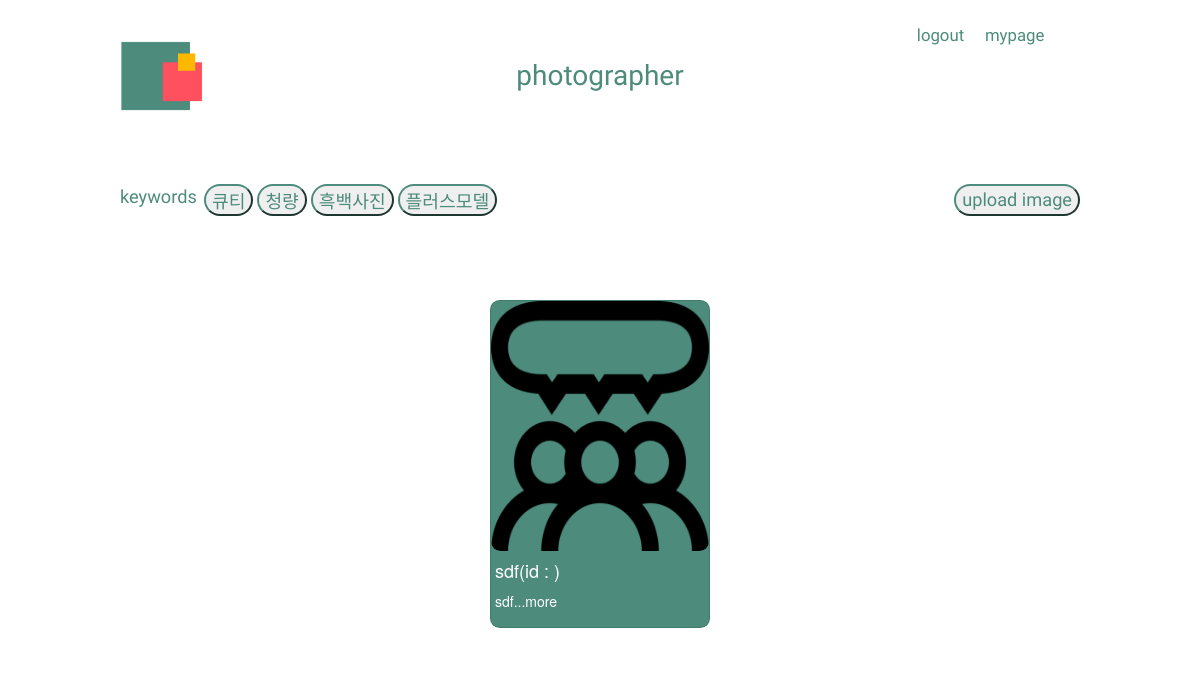
Page /posts/photo/ on the committed database.
### posts/models.py (models this page shows, shortened)
class Photo(models.Model):
    title = models.CharField(max_length=20)
    text = models.TextField(default='', null=True, blank=True)
    image1 = models.ImageField(upload_to = 'images/')
    image2 = models.ImageField(upload_to = 'images/', default='', null=True, blank=True)
    image3 = models.ImageField(upload_to = 'images/', default='', null=True, blank=True)
    image4 = models.ImageField(upload_to = 'images/', default='', null=True, blank=True)
    image5 = models.ImageField(upload_to = 'images/', default='', null=True, blank=True)
    thumbnail = ImageSpecField(source='image1', processors=[ResizeToFill(120,80)], format='JPEG')
    CATEGORY_CHOICES = (
        ('큐티', '큐티'),
        ('청량', '청량'),
        ('흑백사진', '흑백사진'),
        ('플러스모델', '플러스모델'),
    )
    category = models.CharField(max_length=5, choices=CATEGORY_CHOICES, null=True)

### posts/views.py (the view)
# urls.py: path('photo/', views.PhotoPageView.as_view(), name="photo"),
class PhotoPageView(ListView):
    model = Photo
    template_name = 'photo/photo.html'
    paginate_by = 4
    queryset = Photo.objects.all()
    def get_queryset(self, *args, **kwargs):
        if self.kwargs:
            return Photo.objects.filter(category=self.kwargs['category']).order_by('-id')
        else:
            query = Photo.objects.all().order_by('-id')
            return query

### posts/templates/photo/photo.html (shortened to what this page needs)
{% extends 'photo/photo_base.html' %}
{% block content %}
    <div class="array">
                {% for photo in object_list %}
                        <div class="card">
                            <div class="box-1">
                                <img src="{{ photo.thumbnail.url }}" width="200" height="250" alt = "{{ photo.title }}">
                            </div>
                            <div class="box-2">
                                <h4>{{ photo.title }}(id : {{ user.username }})</h4>
                                <a href="{% url 'photo_detail' photo.id %}"><p>{{ photo.text|slice:":15" }}...more</p></a>
                            </div>
                        </div>
                {% endfor %}
            </div>
{% endblock content %}

### posts/static/css/style.css (style rules this page uses)
body { margin: 0; padding: 0; }
.array { position: fixed; top: 33%; left: 10%; width: 80%; height: 50%; background-color: white; display: flex; flex-direction: row; }
.card { position: relative; top: 0; left: 0; right: 0; bottom: 0; margin: auto; display: block; width: 23%; height: 82%; }
.array > .card { background-color: rgb(77,139,124); border-radius: 0.7em; }
.box-1 > img { position: relative; top: 0; left: 0; width:100%; padding: 0; border-radius: 0.7em; }
.box-2 { position: relative; top: 0; left: 0; background-color: rgb(77,139,124); width:98%; height: 20%; margin-left: 2%; margin-right: 2%; padding: 0; }
.box-2 > h4 { color: white; }
.box-2 > a > p { color: white; }

### rows in the picture
Photo: thumbnail (picture), title "sdf", text "sdf"
